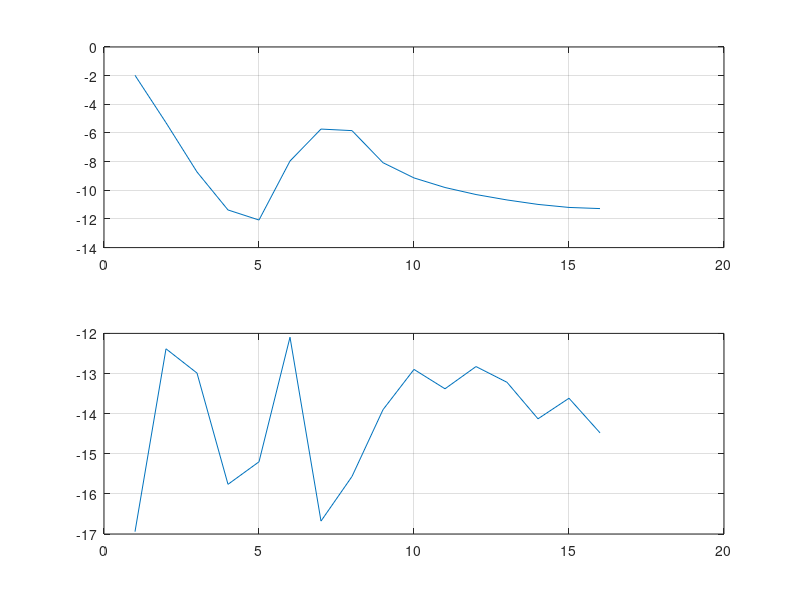

MATLAB code to generate this figure:
%  12/01/2015
%  test multi-resolution idea
%  Pseudo-spectrum is used. 

clear;clc;%clf;close all

blk_num = 31;
M = 1e2;
N = 32;

stat_num = 2e2;
P = M*N;
L = N*stat_num;

sig_pow_dB = [-3,-3,-30];
sig_pow = 10.^(sig_pow_dB/10);

for ii = 1:blk_num
    sig_r(:,ii) = kron(randi(2,M*stat_num,1)*2-3,ones(N,1));
    sig_i(:,ii) = kron(randi(2,M*stat_num,1)*2-3,ones(N,1));
    sig(:,ii) = (sig_r(:,ii)+1j*sig_i(:,ii))/sqrt(2);
%     upsam = SampleNumberAve;
%     symbols = fix(L*2/upsam);
%     
%     clearvars data temp_data
%     hmod = modem.qammod('M', 4, 'InputType', 'integer');
%     hdesign  = fdesign.pulseshaping(upsam,'Square Root Raised Cosine');
%     hpulse = design(hdesign);
%     data = randi(4,symbols,1)-1;
%     data = modulate(hmod, data);
%     data = upsample(data,upsam);
%     temp_data = conv(data,hpulse.Numerator);
%     sig(:,ii) = temp_data./sqrt(sum(temp_data.*conj(temp_data))/length(temp_data));

end
freq_mask1 = transpose(exp(1j*6*2*pi*(1:L*M)/N));
sig(:,2) = sig(:,2).*freq_mask1;

freq_mask2 = transpose(exp(1j*2*2*pi*(1:L*M)/N));
sig(:,3) = sig(:,3).*freq_mask2;
%% a simple test with 3 interferers.
%  First two are in the same band but different subband, the third is in
%  other bands

Nn = 8*N;
L = N;
runtimes = 2;
bins_bands = zeros(runtimes,L,2);
for runindex = 1:runtimes
    phi = exp(1j*2*pi*rand(1,3));
    sig_sum = zeros(P,1);
    CAL = randi(2,P,3)*2-3;
    sig_cache = zeros(P,3);
    start_point = randi(P*M,1,3);
    for ii=1:3
        sig_cache(:,ii) = sig(start_point(ii):start_point(ii)+P-1,ii);
        if ii ~= 3
            sig_sum = sig_sum+2*real(sig_cache(:,ii).*phi(ii)).*CAL(:,1)*sqrt(sig_pow(ii));
        else
            sig_sum = sig_sum+2*real(sig_cache(:,ii).*phi(ii)).*CAL(:,2)*sqrt(sig_pow(ii));
        end
    end
    
    for ii=1:2
        sig_sum_corr = sig_sum.*CAL(:,ii);
        for ll=1:L
            sig_conv(ll) = sum(sig_sum_corr(1:Nn).*(sig_sum_corr((1:Nn)+ll)))/Nn;
        end
        bins_bands(runindex,:,ii) = abs(fft(sig_conv))/L;
    end
end
%% figure
for ii=1:2
    temp = squeeze(bins_bands(:,:,ii));
    ydata = mean(temp,1);
    subplot(2,1,ii)
    plot(10*log10([ydata(1),2*ydata(2:L/2)]));
    grid on
end